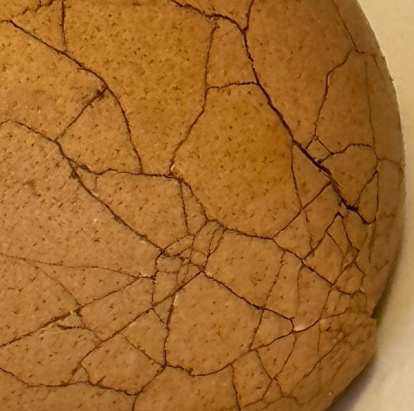
#> input picture image/t4.png, 414 x 411 px; its folder holds only this picture in this run
$ python crack_test.py
#> lines starting #> are read from the running program, lines starting #| are printed output that depends on the picture; after the words box and inside, x2 and y2 are one past the last pixel; in counts of white or black regions, pixels touching at a corner belong together
# # 读取 灰度化 高斯滤波
# import cv2
#
# img = cv2.imread("image/t5.png")
#
# # 灰度化
# gray = cv2.cvtColor(img , cv2.COLOR_BGR2GRAY)
#
# print("原图尺寸：" , img.shape)
# print("灰度图尺寸：" , gray.shape)
#
# cv2.imshow("Gray Image", gray)
# cv2.waitKey(0)
# cv2.destroyAllWindows()
#
# # 保存灰度图
# cv2.imwrite("./gray.png", gray)
#
# # 高斯滤波
#
# blurred = cv2.GaussianBlur(gray , (5,5) , 0)
#
# cv2.imshow("Blurred image" , blurred)
# cv2.waitKey(0)
# cv2.destroyAllWindows()
#
# cv2.imwrite("./blurred.png" , blurred)
#
# # 阈值二值化
# _,binary = cv2.threshold(blurred , 150,255 , cv2.THRESH_BINARY)
#
# cv2.imshow("Binary image" , binary)
# cv2.waitKey(0)
# cv2.destroyAllWindows()
#
#
# cv2.imwrite("./binary.png" , binary)
#
#
# edges = cv2.Canny(blurred , 80 , 200)
#
# cv2.imshow("Edges", edges)
# cv2.waitKey(0)
# cv2.destroyAllWindows()
#
# cv2.imwrite("./edges.png", edges)
# print("边缘检测完成")

# import cv2
#
# # 读取 → 灰度 → 滤波
# img = cv2.imread("./t5.png")#读取
# gray = cv2.cvtColor(img , cv2.COLOR_BGR2GRAY)#//灰度化
# blurred = cv2.GaussianBlur(gray , (5 , 5) , 0)#//高斯滤波
# _, binary = cv2.threshold(blurred, 150, 255, cv2.THRESH_BINARY)#//阈值
#
# # Canny 边缘检测
# edges = cv2.Canny(blurred , 80 , 200)
#
# cv2.imshow("Edges", edges)
# cv2.waitKey(0)
# cv2.destroyAllWindows()
#
# cv2.imwrite("./edges.png", edges)
# print("边缘检测完成")

import cv2
import numpy as np
import datetime
import os
import glob

# # ============ 配置参数 ============
PIXELS_PER_MM = 12
MIN_AREA = 100
ADAPTIVE_BLOCK_SIZE = 11  # 自适应阈值块大小
ADAPTIVE_C = 2            # 自适应阈值常数
MORPH_KERNEL_SIZE = 3     # 形态学结构元素大小
MORPH_ITERATIONS = 2      # 膨胀迭代次数
# ============ 找到所有图片 ============
# 直接读取当前目录下的所有 png 图片
# image_files = glob.glob("*.png")
#读取image里面的图片
image_files = glob.glob("image/*.png")
# 过滤掉结果图（避免重复处理）
image_files = [f for f in image_files if not f.endswith("_result.png")]

print(f"找到 {len(image_files)} 张图片")
print("=" * 50)

all_reports = []

for img_path in image_files:
    print(f"\n处理：{img_path}")

    img = cv2.imread(img_path)
#> img is the input picture: shape (411, 414, 3); mean B, G, R 42.9, 105.5, 162.7
    if img is None:
        print("  跳过：无法读取")
        continue


# 读取 → 灰度 → 滤波 → 边缘检测
    img = cv2.imread(img_path)
    gray = cv2.cvtColor(img , cv2.COLOR_BGR2GRAY)
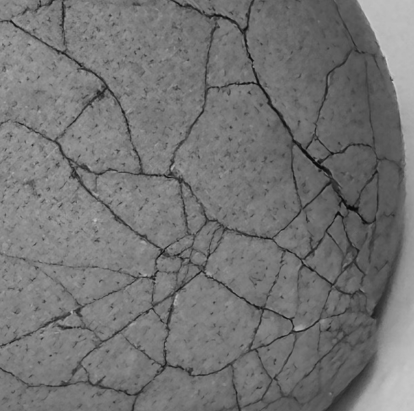
#> gray: shape (411, 414); min 8, max 208, mean 115.5
    blurred = cv2.GaussianBlur(gray , (5,5) , 0)
    edges = cv2.Canny(blurred , 80 , 200)
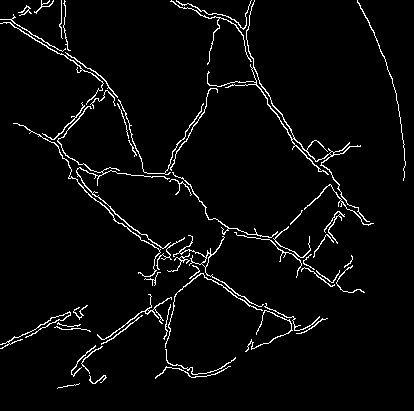
#> edges: shape (411, 414); 3.7% white in thin lines or dots

# 轮廓提取
    contours , _ = cv2.findContours(edges , cv2.RETR_EXTERNAL , cv2.CHAIN_APPROX_SIMPLE)
#> contours = 54 contours, 25 with area under 20; largest, box (x1, y1, x2, y2) and area: (207, 0, 370, 222) 473, (57, 106, 171, 249) 126, (173, 235, 264, 307) 116, (13, 123, 161, 277) 82, (97, 294, 172, 340) 68
    print("检测到" , len(contours) , "个轮廓")
#| 检测到 54 个轮廓

#自适应阈值
    adaptive = cv2.adaptiveThreshold(
        blurred,
        255,
        cv2.ADAPTIVE_THRESH_GAUSSIAN_C,
        cv2.THRESH_BINARY,
        11,
        2
    )
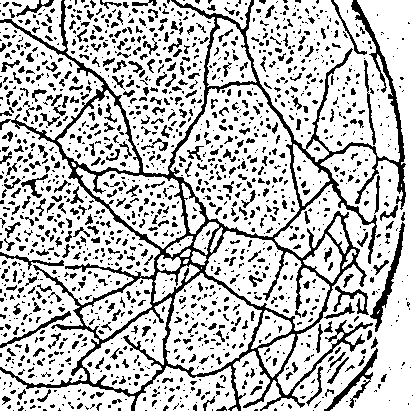
#> adaptive: shape (411, 414); 75.5% white; 1583 black regions (1176 under 20 px), largest, box (x1, y1, x2, y2) and area: (0, 0, 406, 411) 16073, (370, 222, 405, 332) 679, (324, 348, 378, 411) 545

#形态学操作
    kernel = np.ones((3, 3), np.uint8)
    # # 膨胀：让白色区域变大
    dilated = cv2.dilate(adaptive, kernel, iterations=2)
#> dilated: shape (411, 414); 99.9% white; black in thin lines or dots, all inside (x1, y1, x2, y2) = (30, 4, 402, 402)
    # # 腐蚀：让白色区域变小
    eroded = cv2.erode(dilated, kernel, iterations=1)
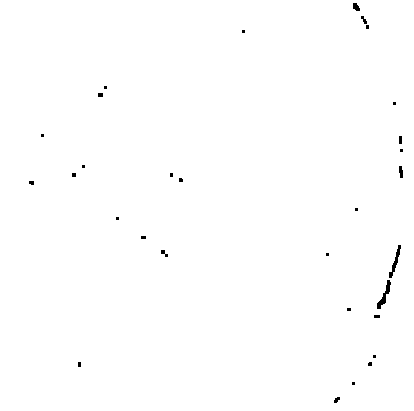
#> eroded: shape (411, 414); 99.6% white; 30 black regions (21 under 20 px), largest, box (x1, y1, x2, y2) and area: (377, 280, 391, 309) 130, (389, 245, 401, 278) 113, (353, 3, 360, 11) 41
    # # 开运算：先腐蚀后膨胀（去噪）
    opening = cv2.morphologyEx(adaptive, cv2.MORPH_OPEN, kernel)
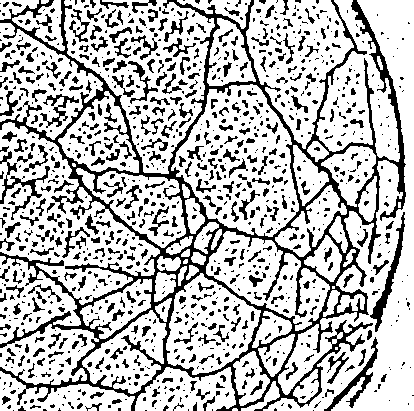
#> opening: shape (411, 414); 73.6% white; 1056 black regions (699 under 20 px), largest, box (x1, y1, x2, y2) and area: (0, 0, 406, 411) 21198, (370, 212, 405, 332) 735, (324, 337, 378, 411) 634
    # # 闭运算：先膨胀后腐蚀（填充缺口）
    closing = cv2.morphologyEx(adaptive, cv2.MORPH_CLOSE, kernel)
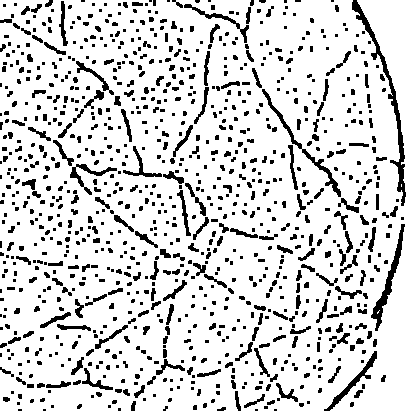
#> closing: shape (411, 414); 84.3% white; 1033 black regions (680 under 20 px), largest, box (x1, y1, x2, y2) and area: (352, 0, 406, 206) 1099, (371, 224, 405, 331) 658, (262, 89, 341, 197) 571

# 在原图上画出轮廓
    img_copy = img.copy()
    cv2.drawContours(img_copy , contours , -1 , (0 , 255 , 0) , 2)
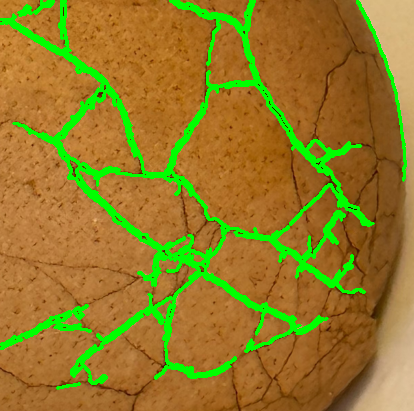
#> img_copy: shape (411, 414, 3); 10.85% of pixels changed, all inside (x1, y1, x2, y2) = (0, 0, 407, 390)

    cv2.imshow("Contours" , img_copy)
    cv2.waitKey(0)
    cv2.destroyAllWindows()

    cv2.imwrite("./countours.png" , img_copy)

    cv2.imshow("Adaptive Threshold" , adaptive)
    cv2.imshow("Original", adaptive)
    cv2.imshow("Dilated", dilated)
    cv2.imshow("Eroded", eroded)
    cv2.imshow("Opening", opening)
    cv2.imshow("Closing", closing)
    cv2.waitKey(0)
    cv2.destroyAllWindows()

    cv2.imwrite("./morphology.png", closing)

    crack_count = 0

# # 生成报告内容
    report = []
    report.append("="*50)
    report.append("裂缝检测报告")
    report.append(f"检测时间：{datetime.datetime.now().strftime('%Y-%m-%d %H:%M:%S')}")
    report.append(f"图片文件：t5.png")
    report.append("="*50)
    report.append("")

    crack_count = 0

    for i , contour in enumerate(contours):
        length = cv2.arcLength(contour , True)
        area = cv2.contourArea(contour)
        if area > 100:
             print(f"轮廓{i}: 长度={length:.2f}像素，面积={area:.2f}像素²")
        if area > MIN_AREA:
            length_mm = length / PIXELS_PER_MM
            width = area / (length / 2)
            width_mm = width / PIXELS_PER_MM

            crack_count += 1
#> this loop made 54 passes
#> (length, area, length_mm, width, width_mm) on passes 27, 38, 49: (455.4, 115.5, 37.95, 0.507, 0.0423), (802.7, 125.5, 66.89, 0.313, 0.0261), (1154.3, 473, 96.19, 0.82, 0.0683)
#> (length, area) on passes 3, 4, 6, 10, 11, 12: (181.4, 21.5), (207.3, 24), (110.9, 26), (106.6, 25.5), (340.8, 46), (279.7, 35.5)
#| 轮廓26: 长度=455.43像素，面积=115.50像素²
#| 轮廓37: 长度=802.73像素，面积=125.50像素²
#| 轮廓48: 长度=1154.34像素，面积=473.00像素²
#> after the loop, crack_count = 3

    report.append(f"裂缝{crack_count}:")
    report.append(f"  长度：{length_mm:.2f}mm({length:.2f}像素)")
    report.append(f"  平均宽度：{width_mm:.2f}mm({width:.2f}像素)")
    report.append(f"  面积:{area:.2f}像素")
    report.append("="*50)
    report.append(f"共检测到{crack_count}条有效裂缝")

##保存到文件

    report_text = "\n".join(report)
# # 保存标注图片
    all_reports.append(report_text)
    output_path = img_path.replace(".png", "_result.png")
    cv2.imwrite(output_path , img_copy)
    print(f"  结果已保存：{output_path}")
    print(f"  检测到{crack_count} 条裂缝")
#|   检测到3 条裂缝

with open("./batch_report.txt" , "w" , encoding = "utf-8") as f:
    f.write("\n".join(all_reports))

print("\n" + " = " * 50)
print("批量处理完成！")
print("总报告已保存：batch_report.txt")


# import cv2
#
# # 读取 → 灰度
# img = cv2.imread("./images/t5.png")
# gray = cv2.cvtColor(img, cv2.COLOR_BGR2GRAY)
#
# # 高斯滤波（自适应阈值需要平滑的图）
# blurred = cv2.GaussianBlur(gray, (5, 5), 0)
#
# # 自适应阈值
# # 参数：图片，最大值，自适应方法，阈值类型，块大小，常数 C
# adaptive = cv2.adaptiveThreshold(
#     blurred,
#     255,
#     cv2.ADAPTIVE_THRESH_GAUSSIAN_C,  # 高斯加权
#     cv2.THRESH_BINARY_INV,            # 反转（裂缝变白色）
#     11,                               # 块大小（必须是奇数）
#     2                                 # 常数 C（从阈值中减去）
# )
#
# cv2.imshow("Adaptive Threshold", adaptive)
# cv2.waitKey(0)
# cv2.destroyAllWindows()
#
# cv2.imwrite("./adaptive.png", adaptive)


#
# import cv2
# import numpy as np
# #读取->灰度->高斯滤波
# img = cv2.imread("./image/t5.png")
# gray = cv2.cvtColor(img , cv2.COLOR_BGR2GRAY)
# blurred = cv2.GaussianBlur(gray , (5 , 5) , 0)
#
# # # 自适应阈值
# # # 参数：图片，最大值，自适应方法，阈值类型，块大小，常数 C
# adaptive = cv2.adaptiveThreshold(
#     blurred,
#     255,
#     cv2.ADAPTIVE_THRESH_GAUSSIAN_C,
#     cv2.THRESH_BINARY,
#     11,
#     2
# )
#
# cv2.imshow("Adaptive Threshold" , adaptive)
# cv2.waitKey(0)
# cv2.destroyAllWindows()
#
# cv2.imwrite("./adaptive.png" , adaptive)
#
# # # 读取自适应阈值结果
# adaptive = cv2.imread("./adaptive.png" , cv2.IMREAD_GRAYSCALE)
# # # 定义结构元素（3x3 的正方形）
# kernel = np.ones((3 , 3) , np.uint8)
# # # 膨胀：让白色区域变大
# dilated = cv2.dilate(adaptive , kernel , iterations = 2)
# # # 腐蚀：让白色区域变小
# eroded = cv2.erode(dilated , kernel , iterations = 1)
# # # 开运算：先腐蚀后膨胀（去噪）
# opening = cv2.morphologyEx(adaptive , cv2.MORPH_OPEN , kernel)
# # # 闭运算：先膨胀后腐蚀（填充缺口）
# closing = cv2.morphologyEx(adaptive , cv2.MORPH_CLOSE , kernel)
#
# cv2.imshow("Original", adaptive)
# cv2.imshow("Dilated", dilated)
# cv2.imshow("Eroded", eroded)
# cv2.imshow("Opening", opening)
# cv2.imshow("Closing", closing)
# cv2.waitKey(0)
# cv2.destroyAllWindows()
#
# cv2.imwrite("./morphology.png", closing)

$ run again, on image/t5.png
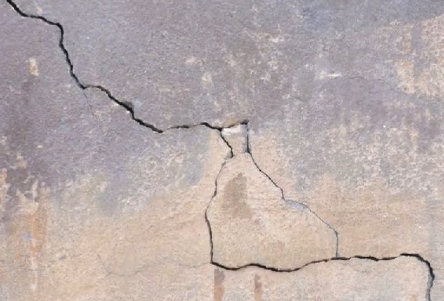
#> input picture image/t5.png, 444 x 301 px
#> img is the input picture: shape (301, 444, 3); mean B, G, R 170.6, 171.9, 184.5
#> `edges = cv2.Canny(blurred , 80 , 200)`:
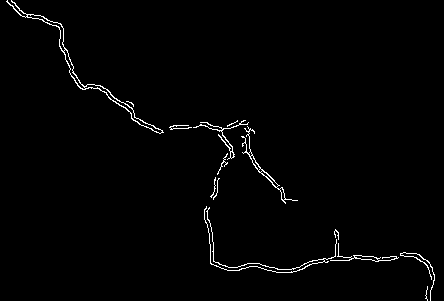
#> edges: shape (301, 444); 1.4% white in thin lines or dots
#> contours = 14 contours, 8 with area under 20; largest, box (x1, y1, x2, y2) and area: (6, 0, 164, 134) 745, (241, 126, 298, 204) 208, (330, 243, 399, 262) 82, (193, 120, 249, 160) 60, (204, 206, 337, 273) 33, (400, 252, 435, 301) 23
#| 检测到 14 个轮廓
#> adaptive: shape (301, 444); 70.6% white; black in thin lines or dots
#> dilated: shape (301, 444); 100% white; black in thin lines or dots, all inside (x1, y1, x2, y2) = (4, 45, 434, 301)
#> eroded: shape (301, 444); 99.7% white; 28 black regions (26 under 20 px), largest, box (x1, y1, x2, y2) and area: (256, 284, 260, 293) 30, (215, 297, 220, 301) 20
#> opening: shape (301, 444); 66% white; 801 black regions (502 under 20 px), largest, box (x1, y1, x2, y2) and area: (322, 20, 444, 234) 6047, (167, 4, 331, 177) 5591, (165, 119, 435, 301) 2999
#> closing: shape (301, 444); 85.6% white; 955 black regions (688 under 20 px), largest, box (x1, y1, x2, y2) and area: (210, 250, 329, 273) 476, (96, 85, 163, 134) 325, (56, 22, 95, 90) 309
#> `cv2.drawContours(img_copy , contours , -1 , (0 , 255 , 0) , 2)`:
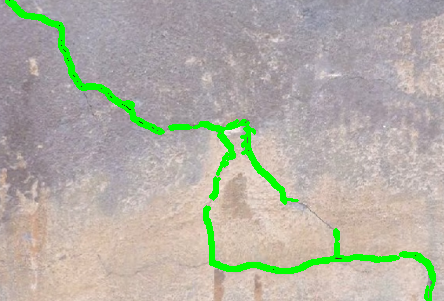
#> img_copy: shape (301, 444, 3); 4.15% of pixels changed, all inside (x1, y1, x2, y2) = (5, 0, 436, 301)
#> the loop `for i , contour in enumerate(contours):` made 14 passes
#> (length, area, length_mm, width, width_mm, crack_count) on passes 9, 14: (325.8, 208, 27.15, 1.28, 0.106, 1), (538.3, 745, 44.86, 2.77, 0.231, 2)
#> (printed output is left out)
#> after the loop `for i , contour in enumerate(contours):`: crack_count = 2
#|   检测到2 条裂缝
